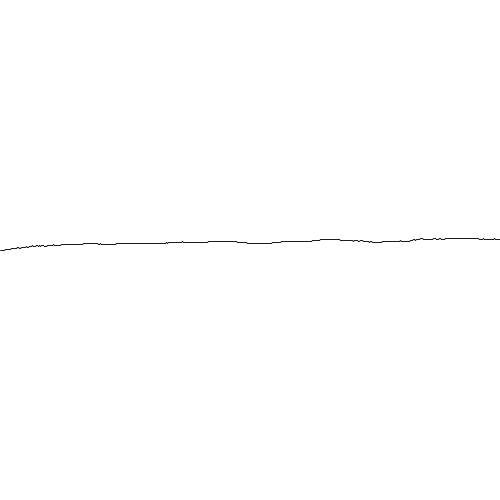
Frame 1 (no input)
Frame 60 (the mouse pressed at the canvas centre just before this capture): identical to frame 1, image omitted
Frame 120 (the mouse held since frame 60 and released just before this capture): identical to frame 1, image omitted

The Processing sketch that drew this single still picture (run headless with seeded random() and noise(); from frame 60 on, the mouse is pressed at the canvas centre):

// Processing sketch: processing_182002
// ── processing_182002.pde

float y;
float x;
float yVariance;
float newY;
float noiseSeed;

void setup(){
 size(500,500);
 smooth();
 y=height/2;
 x=0;
 strokeWeight(1);
 stroke(0,200);
 frameRate(10);
 
  
}

void draw(){
  background(255);
  noiseSeed=2;// try 2
  for (int i=0;x<width;x++){
    yVariance=noise(noiseSeed)-.49;
    newY=y+yVariance;
    line(x,y,x+1,newY);
    y=newY;
    noiseSeed+=0.8;
  }
  x=0;
  y=height/2;
  
  
  
}
